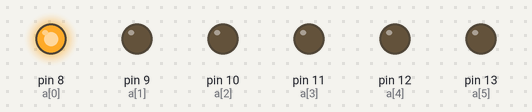
Simulated run of this sketch. Board: Arduino Uno, built with avr-gcc and run on an emulated ATmega328P. On the bench: output pins drawn as LEDs (lit = HIGH).

Above: at 0.15 s.
At 1.95 s:
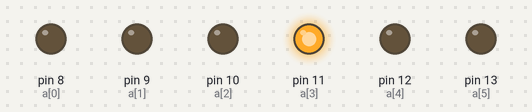
At 3.75 s:
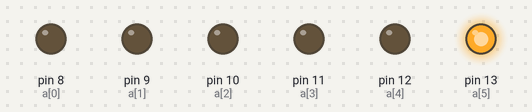
At 7.95 s:
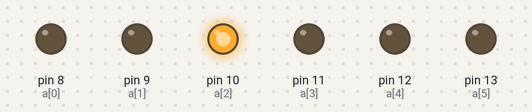
At 12.15 s:
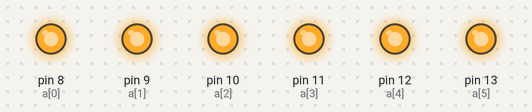
At 16.05 s:
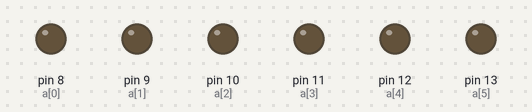
Timing chart, 0 to 16.4 s (numbered marks = the images above):
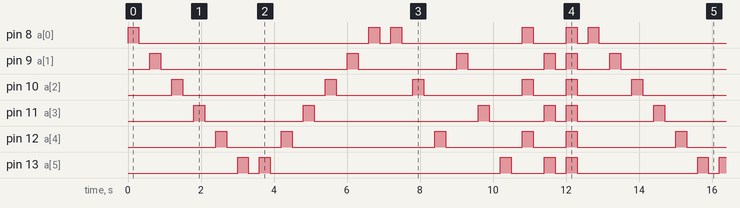

The sketch:

1.LED.ino
```cpp
int a[]={8,9,10,11,12,13};
int dt=300;

void setup()
{
for(int i=0;i<6;i++)
  {
    pinMode(a[i],OUTPUT);
  }
  Serial.print(9600);
}

void loop()
{
  for(int i=0;i<5;i++)
  {
    if(i==0)
    {
     for(int i=0;i<6;i++)
     {
      digitalWrite(a[i],HIGH);
      delay(dt);
      digitalWrite(a[i],LOW);
      delay(dt);
     }
    }
    else if(i==1)
    {
     for(int i=5;i>-1;i--)
     {
      digitalWrite(a[i],HIGH);
      delay(dt);
      digitalWrite(a[i],LOW);
      delay(dt);
     }
    }
    else if (i==2)
    {
     for(int i=0;i<2;i++)
     {
      digitalWrite(a[i],HIGH);
      delay(dt);
      digitalWrite(a[i],LOW);
      delay(dt);
      digitalWrite(a[i]+2,HIGH);
      delay(dt);
      digitalWrite(a[i]+2,LOW);
      delay(dt);
      digitalWrite(a[i]+4,HIGH);
      delay(dt);
      digitalWrite(a[i]+4,LOW);
      delay(dt);
     }
    }
    else if(i==3)
    {
     for(int i=0;i<2;i++)
     {
      digitalWrite(a[i],HIGH);
      digitalWrite(a[i]+2,HIGH);
      digitalWrite(a[i]+4,HIGH);
      delay(dt);
      digitalWrite(a[i],LOW);
      digitalWrite(a[i]+2,LOW);
      digitalWrite(a[i]+4,LOW);
      delay(dt);
     }
    }
   else if(i==4)
   {
     for(int i=0;i<1;i++)
     {
      digitalWrite(a[i],HIGH);
      digitalWrite(a[i]+1,HIGH);
      digitalWrite(a[i]+2,HIGH);
      digitalWrite(a[i]+3,HIGH);
      digitalWrite(a[i]+4,HIGH);
      digitalWrite(a[i]+5,HIGH);
      delay(dt);
      digitalWrite(a[i],LOW);
      digitalWrite(a[i]+1,LOW);
      digitalWrite(a[i]+2,LOW);
      digitalWrite(a[i]+3,LOW);
      digitalWrite(a[i]+4,LOW);
      digitalWrite(a[i]+5,LOW);
      delay(dt);
     }
   }
  }
}
```

Measured:
- by itself, pin 9 (a[1]): repeats every 12.6 s: LOW 5.1 s, HIGH 0.30 s, LOW 2.7 s, HIGH 0.30 s, LOW 2.1 s, HIGH 0.30 s, LOW 0.30 s, HIGH 0.30 s, LOW 0.90 s, HIGH 0.30 s
- by itself, pin 10 (a[2]): repeats every 12.6 s: LOW 3.9 s, HIGH 0.30 s, LOW 2.1 s, HIGH 0.30 s, LOW 2.7 s, HIGH 0.30 s, LOW 0.90 s, HIGH 0.30 s, LOW 1.5 s, HIGH 0.30 s
- by itself, everything shown: repeats every 12.6 s, in 42 steps
